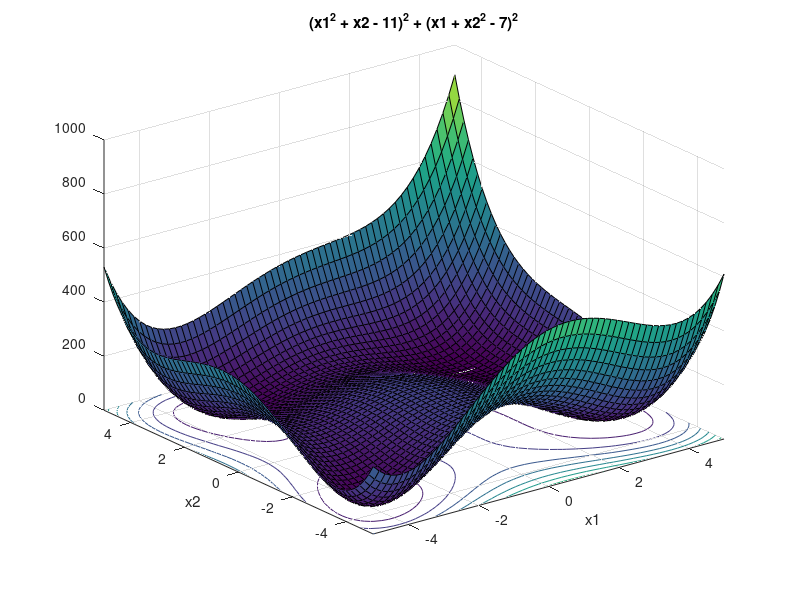

Write the MATLAB code that produced this figure. (Note: this script raises an error after producing the figure.)
% project 1
% question 1 
%{
[x1,x2]=meshgrid(-5:0.05:5);
y=(x1.^2+x2-11).^2+(x1+x2.^2-7).^2;
figure;meshc(x1,x2,y)
%}
clc;clear
format short
format compact
f = @(x1,x2) (x1.^2+x2-11).^2+(x1+x2.^2-7).^2;
ezsurfc(f,[-5,5]);
fun = @(x) f(x(1),x(2));
options = optimset('LargeScale','off','Display','iter');
x0 = [3.5, 2];
[x, fval, exitflag, output, grad, hessian] = fminunc(fun,x0,options)
det(hessian)
x1 = [-3, 3];
[x, fval, exitflag, output, grad, hessian] = fminunc(fun,x1,options)
det(hessian)
x2 = [3, -2];
[x, fval, exitflag, output, grad, hessian] = fminunc(fun,x2,options)
det(hessian)
x3 = [-4, -4];
[x, fval, exitflag, output, grad, hessian] = fminunc(fun,x3,options)
det(hessian)




%[x1,x2]=solve('4*(x1^2+x2-11)*x1+2*(x1+x2^2-7)=0','2*(x1^2+x2-11)+4*(x1+x2^2-7)*x2=0')

guess=[0 4];guess=[3 3];guess=[3 3];guess=[3 3];
[result,fval,exit,output]=fsolve(@equns,guess);
result
fval
exit
output



lsqnonlin(@(x) f(x1,x2),[3;3])


help fminunc
help fsolve
help lsqnonlin


% question 2

gradient(fun)


x0 = [-3,-1,-3,-1];
test_points2 = [2,2,2,2];
options = optimset('LargeScale','off','Display','iter');
[x, fval, exitflag, output, grad, hessian] = fminunc(fun,test_points2,options)

f = @(x1,x2,x3,x4) 100*(x1.^2-x2).^2+(1-x1).^2+90*(x3.^2-x4).^2+(1-x3).^2+10.1*((1-x2).^2+(1-x4).^2)+19.8*(1-x2)*(1-x4)
fun = @(x) f(x(1),x(2),x(3),x(4));
x1=[0 0 2.5 6];
x2=[0 0 -2.5 6];
x12_mid=(x1+x2)./2;
[fun(x1)+fun(x2)]/2
fun(x12_mid)

f = @(x3,x4) 100*(0.^2-0).^2+(1-0).^2+90*(x3.^2-x4).^2+(1-x3).^2+10.1*((1-0).^2+(1-0).^2)+19.8*(1-0)*(1-x4)
ezsurfc(f,[-3,3],[3,6]);


% question 3
H=[2 0; 0 -4]
det(H)
eig(H)
